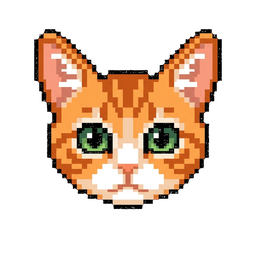
#> input picture images/cat.png, 256 x 256 px, found by its file name; its folder holds 3 pictures in this run
$ python crop_images.py
#> lines starting #> are read from the running program, lines starting #| are printed output that depends on the picture
from PIL import Image
import os

# 图片文件夹路径
images_dir = os.path.join(os.path.dirname(__file__), 'images')

# 获取所有图片文件
image_files = [f for f in os.listdir(images_dir) if f.lower().endswith(('.jpg', '.jpeg', '.png'))]

print(f"找到 {len(image_files)} 张图片")

# 处理每张图片
for idx, img_file in enumerate(image_files, 1):
    img_path = os.path.join(images_dir, img_file)

    try:
        # 打开图片
        img = Image.open(img_path)
#> img is the input picture: PIL image 256x256 RGBA; mean R, G, B, A 70.1, 48.7, 32.7, 90.9
        print(f"[{idx}] 处理: {img_file} (原始大小: {img.size})")
#| [1] 处理: cat.png (原始大小: (256, 256))

        # 裁剪左上角 300x300 区域
        # crop 参数: (left, top, right, bottom)
        cropped = img.crop((0, 0, 300, 300))
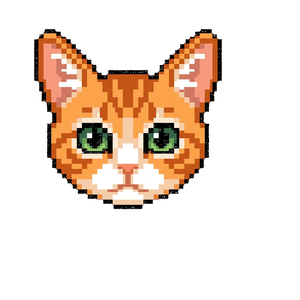
#> cropped: PIL image 300x300 RGBA; mean R, G, B, A 51, 35.4, 23.8, 66.2; transparent parts drawn white

        # 生成新文件名
        name, ext = os.path.splitext(img_file)
        output_name = f"{name}_cropped{ext}"
        output_path = os.path.join(images_dir, output_name)

        # 保存裁剪后的图片
        cropped.save(output_path)
        print(f"    ✓ 已保存: {output_name}")

    except Exception as e:
        print(f"    ✗ 错误: {e}")
#> pass 2 of the loop `for idx, img_file in enumerate(image_files, 1):`:
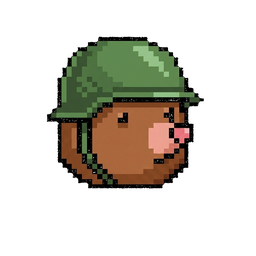
#> input picture images/helmet_mole.png, 256 x 256 px, found by its file name
#> img is the input picture: PIL image 256x256 RGBA; mean R, G, B, A 27.4, 24.1, 14.9, 69.8
#| [2] 处理: helmet_mole.png (原始大小: (256, 256))
#> `cropped = img.crop((0, 0, 300, 300))`:
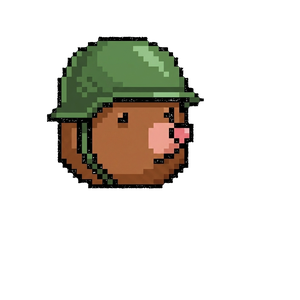
#> cropped: PIL image 300x300 RGBA; mean R, G, B, A 19.9, 17.6, 10.8, 50.8; transparent parts drawn white
#> pass 3 of the loop `for idx, img_file in enumerate(image_files, 1):`:
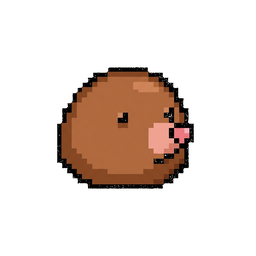
#> input picture images/mole.png, 256 x 256 px, found by its file name
#> img is the input picture: PIL image 256x256 RGBA; mean R, G, B, A 28.9, 17, 10.5, 52.2
#| [3] 处理: mole.png (原始大小: (256, 256))
#> `cropped = img.crop((0, 0, 300, 300))`:
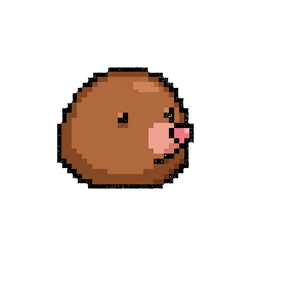
#> cropped: PIL image 300x300 RGBA; mean R, G, B, A 21, 12.4, 7.7, 38; transparent parts drawn white

print("\n完成！")
